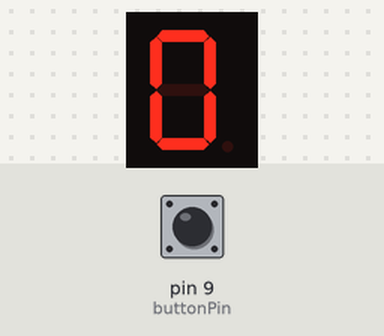
A program run on a simulated Arduino Uno, built with avr-gcc and run on an emulated ATmega328P. Parts: 1-digit seven-segment display. Wiring (from diagram.json): 1-digit 7-segment display, segments lit when HIGH: segments pin 2, pin 3, pin 4, pin 5, pin 6, pin 7, pin 8. The test bench sets the inputs (shaded band); at power-on: pin 9 (buttonPin) LOW. The segment pins are drawn as the display they are named for.

Above: at 1.2 s.
1.3 s: pin 9 (buttonPin) pulled HIGH for 0.15 s
At 2.4 s:
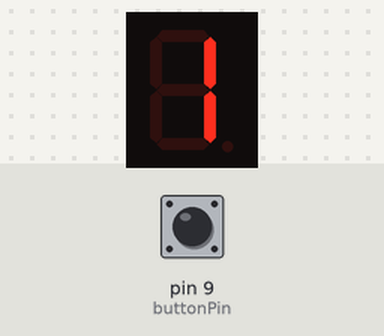
2.9 s: pin 9 (buttonPin) pulled HIGH for 1 s
At 3.7 s:
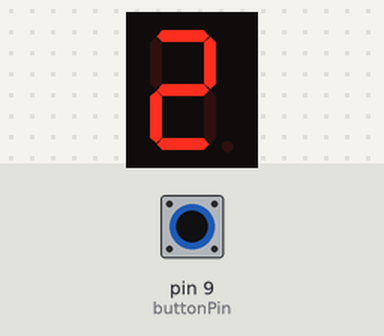
5.4 s: pin 9 (buttonPin) pulled HIGH for 0.15 s
At 6.6 s:
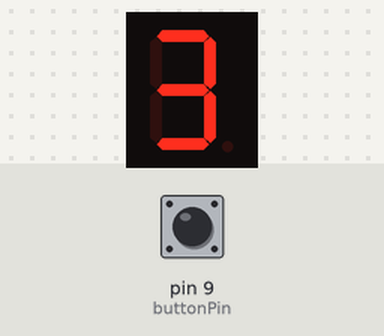
7.0 s: pin 9 (buttonPin) pulled HIGH for 1 s
At 8.0 s:
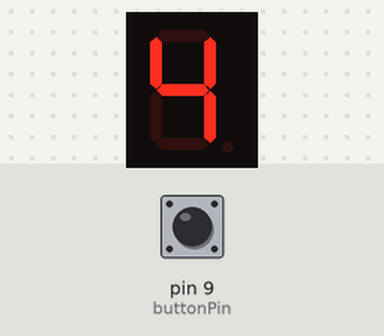
Timing chart, 0 to 10.0 s (numbered marks = the images above; inputs shaded):
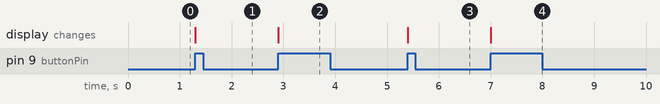

Measured:
- after the input at 1.3 s, the display: changes at once (image 1)
- after the input at 2.9 s, the display: changes at once (image 2)
- after the input at 5.4 s, the display: changes at once (image 3)
- after the input at 7.0 s, the display: changes at once (image 4)

The program:

main.cpp
```cpp
#include <Arduino.h>

const int segPins[7] = {2, 3, 4, 5, 6, 7, 8}; // a,b,c,d,e,f,g
const int buttonPin = 9;

byte digits[10][7] = {
  {1,1,1,1,1,1,0}, // 0
  {0,1,1,0,0,0,0}, // 1
  {1,1,0,1,1,0,1}, // 2
  {1,1,1,1,0,0,1}, // 3
  {0,1,1,0,0,1,1}, // 4
  {1,0,1,1,0,1,1}, // 5
  {1,0,1,1,1,1,1}, // 6
  {1,1,1,0,0,0,0}, // 7
  {1,1,1,1,1,1,1}, // 8
  {1,1,1,1,0,1,1}  // 9
};

int count = 0;
bool lastButtonState = LOW;
unsigned long lastDebounceTime = 0;
const unsigned long debounceDelay = 200; // ms - minimum gap between counted presses

void showDigit(int num);

void setup() {
  for (int i = 0; i < 7; i++) pinMode(segPins[i], OUTPUT);
  pinMode(buttonPin, INPUT);
  showDigit(count);
}

void loop() {
  bool buttonState = digitalRead(buttonPin);

  if (buttonState == HIGH && lastButtonState == LOW) {
    if (millis() - lastDebounceTime > debounceDelay) {
      count++;
      if (count > 9) count = 0;
      showDigit(count);
      lastDebounceTime = millis();
    }
  }
  lastButtonState = buttonState;
}

void showDigit(int num) {
  for (int i = 0; i < 7; i++) {
    digitalWrite(segPins[i], digits[num][i]);
  }
}
```
